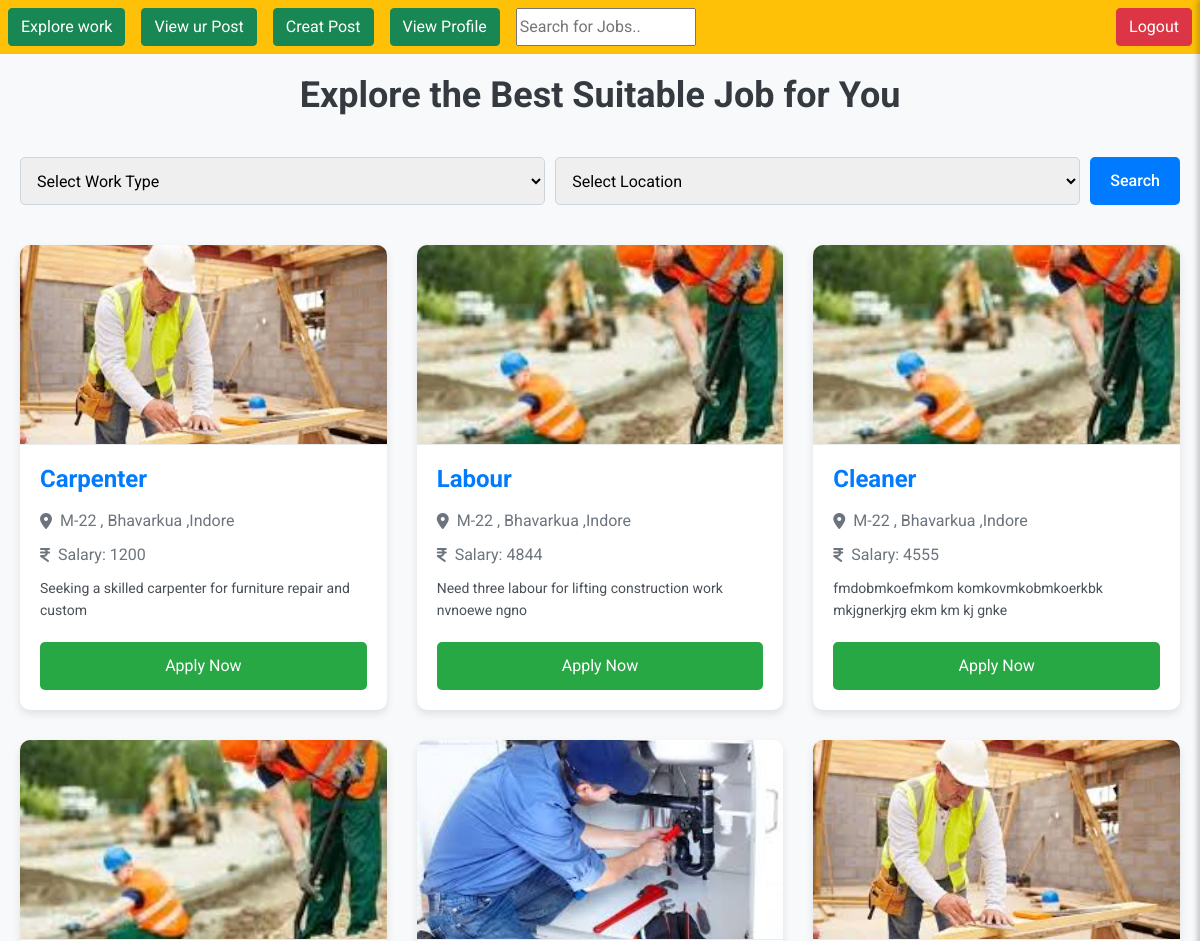
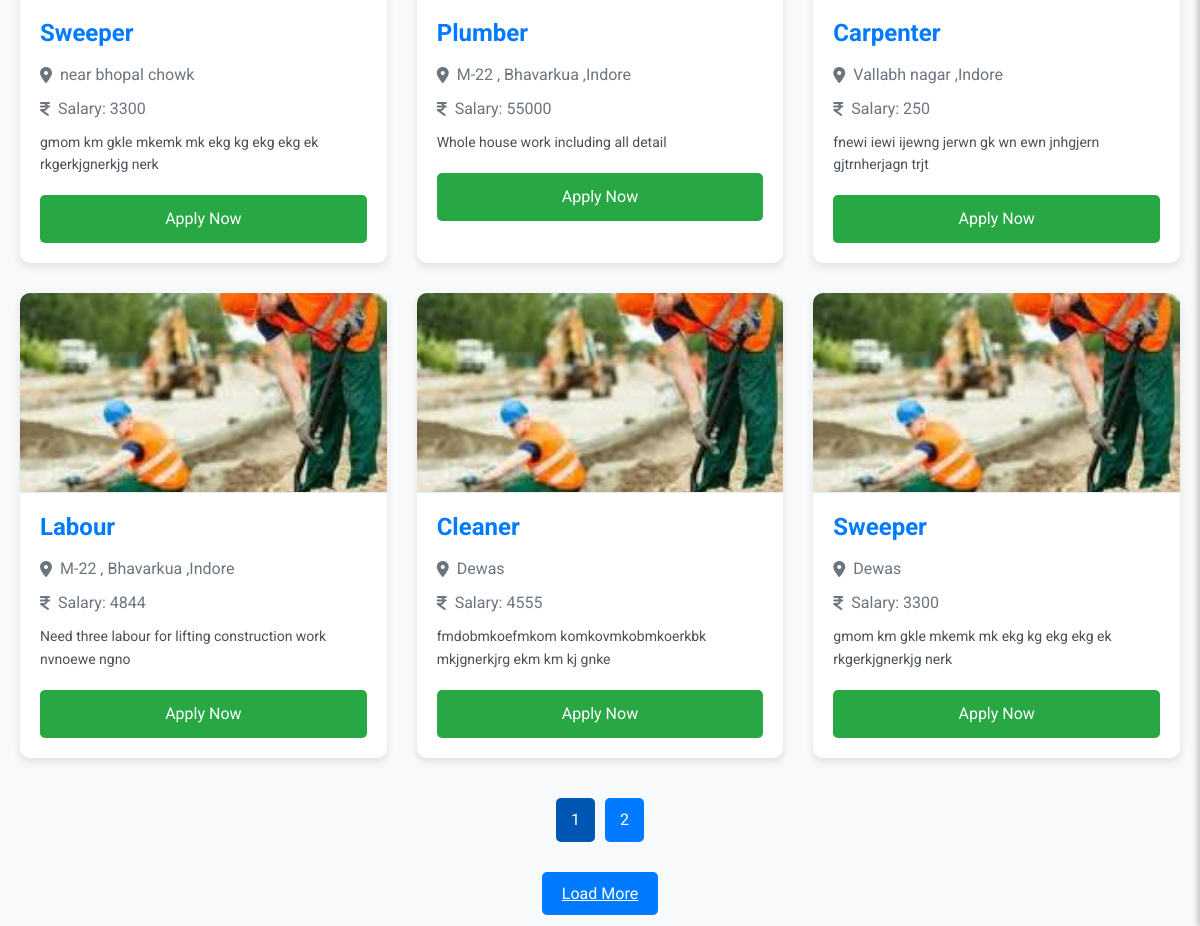
The page /D_Labour_Chowk/Labour/postL.php on the database its author committed (2 pictures, top to bottom).
### tables this page shows
CREATE TABLE `job_post` (
  `post_ID` int(11) NOT NULL,
  `jobTitle` varchar(20) NOT NULL,
  `salary` int(11) NOT NULL,
  `detail` varchar(60) NOT NULL,
  `city` varchar(20) NOT NULL,
  `location` varchar(30) NOT NULL,
  `createdDate` int(11) NOT NULL,
  `impath` varchar(200) NOT NULL,
  `owner` int(11) NOT NULL
);

### D_Labour_Chowk/Labour/postL.php (the view, shortened to what this page needs)
<?php
include "../Shared/sqlconnection.php";
$limit = 9;
$page = isset($_GET['page']) ? (int)$_GET['page'] : 1;
$offset = ($page - 1) * $limit;
$query = "SELECT * FROM job_post WHERE 1=1";
$query .= " LIMIT $limit OFFSET $offset";
$sql_result = mysqli_query($conn, $query);
$total_query = "SELECT COUNT(*) AS total FROM job_post WHERE 1=1";
$total_result = mysqli_query($conn, $total_query);
$total_row = mysqli_fetch_assoc($total_result);
$total_jobs = $total_row['total'];
$total_pages = ceil($total_jobs / $limit);
?>
<!DOCTYPE html>
<html lang="en">
<head>
    <link rel="stylesheet" href="https://cdnjs.cloudflare.com/ajax/libs/font-awesome/6.0.0/css/all.min.css">
</head>
<body>
<div class="container">
    <h1 class="heading">Explore the Best Suitable Job for You</h1>
    <form class="filter-form" method="POST" action="">
        <select name="jobTitle">
            <option value="">Select Work Type</option>
        </select>
        <select name="location">
            <option value="">Select Location</option>
        </select>
        <button type="submit">Search</button>
    </form>
    <div class="job-grid" id="job-grid">
        <?php
        if (mysqli_num_rows($sql_result) > 0) {
            while ($dbrow = mysqli_fetch_assoc($sql_result)) {
                echo "
                <div class='job-card'>
                    <img src='$dbrow[impath]' alt='$dbrow[jobTitle]' class='job-image'>
                    <div class='job-content'>
                        <h2 class='job-title'>$dbrow[jobTitle]</h2>
                        <div class='job-location'><i class='fas fa-map-marker-alt'></i>$dbrow[location]</div>
                        <div class='job-salary'><i class='fas fa-indian-rupee-sign'></i>Salary: $dbrow[salary]</div>
                        <div class='job-detail'>$dbrow[detail]</div>
                        <button class='apply-btn' onclick='applyForJob($dbrow[post_ID])'>Apply Now</button>
                    </div>
                </div>
                ";
            }
        } else {
            echo "<p>No jobs found. Please adjust your search or filter criteria.</p>";
        }
        ?>
    </div>
    <div class="pagination">
        <?php
        if ($total_pages > 1) {
            for ($i = 1; $i <= $total_pages; $i++) {
                echo "<a href='?page=$i' class='" . ($i == $page ? "active" : "") . "'>$i</a>";
            }
        }
        ?>
    </div>
    <?php if ($page < $total_pages): ?>
        <div class="load-more-container">
            <a href="?page=<?php echo $page + 1; ?>" class="load-more-btn">Load More</a>
        </div>
    <?php endif; ?>
</div>
</body>
</html>

### D_Labour_Chowk/Labour/postL.php (style rules this page uses)
body { font-family: 'Roboto', sans-serif; background-color: #f8f9fa; margin: 0; padding: 0; color: #333; }
.container { max-width: 1200px; margin: 0 auto; padding: 20px; }
.heading { text-align: center; font-size: 36px; margin-bottom: 40px; color: #343a40; font-weight: 700; }
.filter-form { display: flex; justify-content: space-between; margin-bottom: 40px; gap: 10px; }
.filter-form input, .filter-form select { padding: 12px; border-radius: 5px; border: 1px solid #ced4da; font-size: 16px; width: 100%; }
.filter-form button { padding: 12px 20px; background-color: #007bff; border: none; color: #fff; font-size: 16px; border-radius: 5px; cursor: pointer; width: 150px; font-weight: 500; transition: background-color 0.3s ease; }
.job-grid { display: grid; grid-template-columns: repeat(auto-fill, minmax(300px, 1fr)); gap: 30px; }
.job-card { background-color: #ffffff; border-radius: 10px; overflow: hidden; box-shadow: 0 4px 8px rgba(0, 0, 0, 0.1); transition: transform 0.3s ease, box-shadow 0.3s ease; display: flex; flex-direction: column; }
.job-image { width: 100%; height: 200px; object-fit: cover; border-bottom: 1px solid #e9ecef; }
.job-content { padding: 20px; flex-grow: 1; }
.job-title { font-size: 24px; font-weight: 700; margin-bottom: 15px; color: #007bff; transition: color 0.3s ease; }
.job-location, .job-salary { font-size: 16px; margin-bottom: 10px; display: flex; align-items: center; color: #6c757d; }
.job-location i, .job-salary i { margin-right: 8px; }
.job-detail { font-size: 14px; color: #495057; margin-bottom: 20px; line-height: 1.6; }
.apply-btn { background-color: #28a745; color: #fff; padding: 12px 0; border: none; border-radius: 5px; cursor: pointer; font-size: 16px; text-align: center; transition: background-color 0.3s ease, transform 0.3s ease; width: 100%; }
.pagination { display: flex; justify-content: center; margin-top: 40px; }
.pagination a { padding: 10px 15px; margin: 0 5px; background-color: #007bff; color: #fff; border-radius: 5px; text-decoration: none; transition: background-color 0.3s ease; }
.pagination .active { background-color: #0056b3; }
.load-more-container { text-align: center; margin-top: 40px; }
.load-more-btn { padding: 12px 20px; background-color: #007bff; border: none; color: #fff; font-size: 16px; border-radius: 5px; cursor: pointer; transition: background-color 0.3s ease; }

### rows shown on the page
job_post: impath (picture), jobTitle "Carpenter", location "M-22 , Bhavarkua ,Indore", salary "1200", detail "Seeking a skilled carpenter for furniture repair and custom"
job_post: impath+jobTitle (picture), jobTitle "Labour", location "M-22 , Bhavarkua ,Indore", salary "4844", detail "Need three labour for lifting construction work nvnoewe ngno"
job_post: impath (picture), jobTitle "Cleaner", location "M-22 , Bhavarkua ,Indore", salary "4555", detail "fmdobmkoefmkom komkovmkobmkoerkbk mkjgnerkjrg ekm km kj gnke"
job_post: impath (picture), jobTitle "Sweeper", location "near bhopal chowk", salary "3300", detail "gmom km gkle mkemk mk ekg kg ekg ekg ek rkgerkjgnerkjg nerk"
job_post: impath (picture), jobTitle "Plumber", location "M-22 , Bhavarkua ,Indore", salary "55000", detail "Whole house work including all detail"
job_post: impath (picture), jobTitle "Carpenter", location "Vallabh nagar ,Indore", salary "250", detail "fnewi iewi ijewng jerwn gk wn ewn jnhgjern gjtrnherjagn trjt"
job_post: impath+jobTitle (picture), jobTitle "Labour", location "M-22 , Bhavarkua ,Indore", salary "4844", detail "Need three labour for lifting construction work nvnoewe ngno"
job_post: impath (picture), jobTitle "Cleaner", location "Dewas", salary "4555", detail "fmdobmkoefmkom komkovmkobmkoerkbk mkjgnerkjrg ekm km kj gnke"
job_post: impath (picture), jobTitle "Sweeper", location "Dewas", salary "3300", detail "gmom km gkle mkemk mk ekg kg ekg ekg ek rkgerkjgnerkjg nerk"
